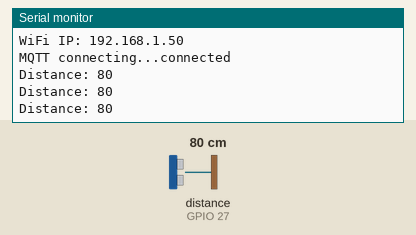
This sketch was run on a simulated ESP32. Parts: the last lines printed to the serial monitor. Wiring (inferred from the names in the program): ultrasonic range finder: trigger GPIO 14; echo GPIO 27. Inputs (shaded band) come from the test bench; at power-on: distance to the obstacle (sensor on GPIO 27) 80 cm. The echo pulse lasts 58.3 µs per cm; WiFi joins after 1.5 s; servers stay silent unless stated; no MQTT or app messages arrive unless stated.

Above: at 2.7 s.
2.8 s: distance to the obstacle (sensor on GPIO 27) set to 2 cm
At 3.5 s:
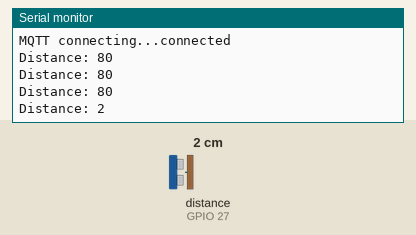
4.3 s: distance to the obstacle (sensor on GPIO 27) set to 4 cm
At 5.0 s:
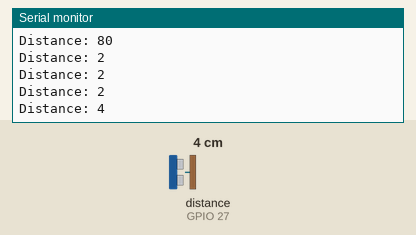
Timing chart, 0 to 7.3 s (numbered marks = the images above; inputs shaded):
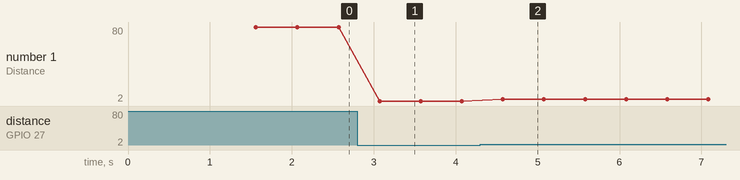

Measured:
- after the input at 2.8 s, the serial monitor: prints a new line after 0.27 s (image 1)
- after the input at 4.3 s, the serial monitor: prints a new line after 0.28 s (image 2)
- plotted number 1: 80 → 2 after the input at 2.8 s, 2 → 4 after the input at 4.3 s

The sketch:

ESP32_Final_t.ino
```cpp
// ESP32_HC-SR04_publish.ino
#include <WiFi.h>
#include <PubSubClient.h>

const char* ssid = "BDU-Hostel2";
const char* password = "dhaka1213";
const char* broker = "172.16.114.108";

#define TRIG_PIN 14   // change if you wired differently
#define ECHO_PIN 27   // after voltage divider
#define MAX_CM 400

WiFiClient espClient;
PubSubClient client(espClient);

void setupWiFi() {
  WiFi.begin(ssid, password);
  Serial.print("WiFi connecting");
  unsigned long t0 = millis();
  while (WiFi.status() != WL_CONNECTED) {
    delay(300);
    Serial.print(".");
    if (millis() - t0 > 20000) { Serial.println("\nWiFi timeout"); break;}
  }
  Serial.println("\nWiFi IP: " + WiFi.localIP().toString());
}

void reconnectMQTT() {
  while (!client.connected()) {
    Serial.print("MQTT connecting...");
    if (client.connect("ESP32_ultra")) {
      Serial.println("connected");
    } else {
      Serial.print("failed:"); Serial.print(client.state());
      delay(1000);
    }
  }
}

void setup() {
  Serial.begin(115200);
  pinMode(TRIG_PIN, OUTPUT);
  pinMode(ECHO_PIN, INPUT);
  digitalWrite(TRIG_PIN, LOW);
  setupWiFi();
  client.setServer(broker, 1883);
}

unsigned long measureDistanceCm() {
  // send trigger 10us pulse
  digitalWrite(TRIG_PIN, LOW);
  delayMicroseconds(2);
  digitalWrite(TRIG_PIN, HIGH);
  delayMicroseconds(10);
  digitalWrite(TRIG_PIN, LOW);

  // wait for echo (timeout 30ms -> ~10m)
  unsigned long duration = pulseIn(ECHO_PIN, HIGH, 30000UL); // microseconds
  if (duration == 0) return 9999; // no echo
  unsigned long cm = duration / 58; // speed of sound approx
  if (cm > MAX_CM) return 9999;
  return cm;
}

void loop() {
  if (!client.connected()) reconnectMQTT();
  client.loop();

  unsigned long cm = measureDistanceCm();
  char buf[8];
  sprintf(buf, "%lu", cm);
  client.publish("iot/esp32/distance", buf);
  Serial.print("Distance: "); Serial.println(buf);

  delay(500); // publish interval
}
```
